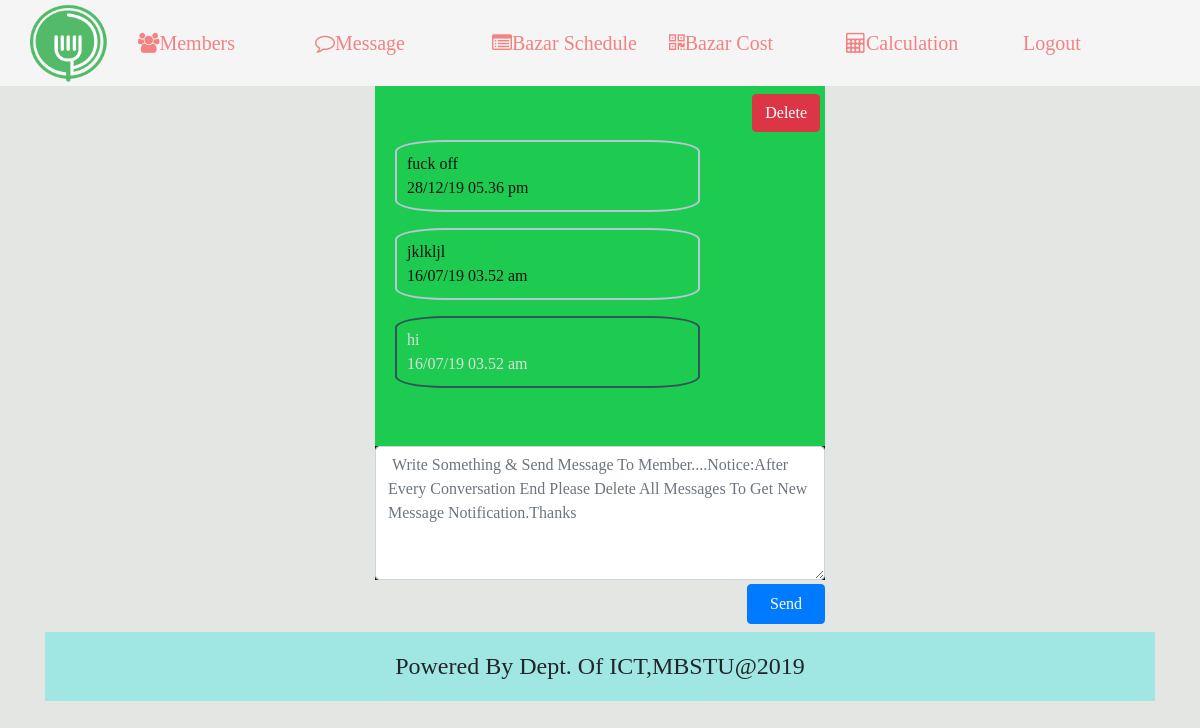
Page /replymess.php?reply=01952152883 (signed in) on the committed database.
### tables this page shows
CREATE TABLE `chat` (
  `id` int(11) NOT NULL,
  `email` varchar(200) NOT NULL,
  `phone` varchar(200) DEFAULT NULL,
  `text1` text NOT NULL,
  `identiy` varchar(200) NOT NULL,
  `time1` timestamp NOT NULL DEFAULT current_timestamp() ON UPDATE current_timestamp()
);

### database/Connection.php (called while the page is built, shortened)
<?php
Class Database{
	public $host   = DB_HOST;
	public $user   = DB_USER;
	public $pass   = DB_PASS;
	public $dbname = DB_NAME;
	public $link;
	private function connectDB(){
	$this->link = new mysqli($this->host, $this->user, $this->pass, $this->dbname);
 }
	public function select($query){
		$result = $this->link->query($query) or die($this->link->error.__LINE__);
		if($result){
			return $result;
		} else {
			return false;
		}
	}
}

### database/Session.php (called while the page is built, shortened)
<?php
    class Session{
     public static function get($key){
      if (isset($_SESSION[$key])) {
       return $_SESSION[$key];
      } else {
       return false;
      }
     }
    }

### replymess.php (the view, shortened to what this page needs)
<?php
     include_once 'database/Session.php';
    ?>
    <?php include_once 'database/Connection.php';
        $ob=new Database();
    ?>
<!DOCTYPE html>
<html lang="en">
<head>
   <link rel="stylesheet" href="css/bootstrap.min.css">
   <link rel="stylesheet" href="css/stylem.css">
    <link href="//maxcdn.bootstrapcdn.com/font-awesome/4.7.0/css/font-awesome.min.css" rel="stylesheet">
  <link rel="stylesheet" type="text/css" href="css/animate.css">
</head>
<body>
<nav class="navbar navbar-expand-md  navbar-dark mx-auto sticky-top " style="background: #F5F5F5;clear: both;" >
  <a class="navbar-brand" href="home.php"><img src="img/logo1.png"></a>
  <div class="collapse navbar-collapse " id="navbarNavDropdown">
    <ul class="navbar-nav ml-auto ">
       <?php
        $email=Session::get("email");
        $query="SELECT* FROM addmember WHERE email='$email' ";
         $result=$ob->select($query);
         $row=mysqli_num_rows($result);
         if($row>0){
      ?>
      <li class="nav-item ">
        <a class="nav-link" href="members.php"><i class="fa fa-users"></i>Members<span class="sr-only">(current)</span></a>
      </li>
      <li class="nav-item ">
        <a class="nav-link" href="remessage.php"><i class="fa fa-comment-o"></i>Message<span class="sr-only">(current)</span></a>
      </li>
      <?php };?>
      <li class="nav-item ">
        <a class="nav-link" href="bazarshedule.php"><i class="fa fa-list-alt"></i>Bazar Schedule <span class="sr-only">(current)</span></a>
      </li>
        <li class="nav-item ">
        <a class="nav-link" href="bazarcost.php"><i class="fa fa-qrcode"></i>Bazar Cost <span class="sr-only">(current)</span></a>
      </li>
       <li class="nav-item ">
        <a class="nav-link" href="transition1.php"><i class="fa fa-calculator"></i>Calculation<span class="sr-only">(current)</span></a>
      </li>
       <li class="nav-item ">
        <a class="nav-link" href="?action=logout">Logout <span class="sr-only">(current)</span></a>
      </li>
    </ul>
  </div>
</nav>
<div class="container">
  <div style="max-width:450px;margin:0 auto;display:block;height:360px;overflow-y:scroll;background:#1ecb51;color: #ddd;">
    <h5 style="text-align:right;"><a href="" class="btn btn-danger" style="margin-right:5px">Delete</a></h5>
      <?php
        if(isset($_GET['reply'])){
          $phone=$_GET['reply'];
        }
          $email=Session::get("email");
          $query="SELECT*FROM chat WHERE email='$email' AND phone='$phone' ORDER BY id DESC";
          $result=$ob->select($query);
          $count=mysqli_num_rows($result);
          if($count>0){
              while($row=$result->fetch_assoc()){
       ?>
       <?php
          if($row['identiy']=='Manager'){
        ?>
       <p style="color: #101111;border: 2px solid #b9c6d4;max-width: 305px;margin-left: 20px;padding: 10px;border-radius: 16%;"><?php echo$row['text1'];?><br><?php $date = $row['time1'];
               echo date('d/m/y  h.i a', strtotime($date));?></p>
       <?php }else{?>
       <p style="color: #ddd;border: 2px solid #305757;max-width: 305px;margin-left: 20px;padding: 10px;border-radius: 16%;"><?php echo$row['text1'];?><br><?php $date = $row['time1'];
               echo date('d/m/y  h.i a', strtotime($date));?></p>
       <?php }?>
       <?php }}else{?>
        <p>Send Message To Mess Member</p>
        <?php } ?>
  </div>
<div style="max-width:450px;margin:0 auto;display:block;background: #0c0c0c;color: #ddd;">
 <form class="" method="post" enctype="multipart/form-data">
  <textarea class="form-control" required="" rows="5" id="comment" name="text1" placeholder=" Write Something & Send Message To Member....Notice:After Every Conversation End Please Delete All Messages To Get New Message Notification.Thanks "></textarea>
      <input type="submit" class="btn btn-primary " style="float: right;margin-top: 4px;padding: 7px 22px" name="submit" value="Send">
</form>
</div>
</div>
<div class="container" style="margin-top:52px;">
  <h4 style="text-align: center;padding: 20px 10px;background: #a0e7e4">Powered By Dept. Of ICT,MBSTU@2019</h4>
</div>
</body>
</html>

### css/stylem.css (style rules this page uses)
.navbar-brand { display: inline-block; padding-top: .3125rem; padding-bottom: .3125rem; margin-right: 1rem; font-size: 40px; line-height: inherit; white-space: nowrap; }
body { background:#E3E6E3; font-family:'Acme'; }
.navbar-dark .navbar-nav .nav-link { color: rgba(255, 255, 255, 0.5); font-size: 20px; padding: 10px 16px; }

### replymess.php (style rules this page uses)
body { font-family:'Acme'; font-family: "Times New Roman", Times, serif; }
.navbar-dark .navbar-nav .nav-item { width:177px; }
.navbar-dark .navbar-brand { color:red; width: 70px; height: 70px; border-radius: 50px; }
img { vertical-align: middle; border-style: none; width: 99px; height: 82px; border-radius: 50px; margin: 0 auto; display: block; margin-top: -9px; }
.navbar-dark .navbar-nav .nav-link { color: rgba(242, 18, 18, 0.5); font-size: 20px; padding: 10px 16px; }

### rows in the picture
chat: text1 "fuck off", time1 "28/12/19 05.36 pm"
chat: text1 "jklkljl", time1 "16/07/19 03.52 am"
chat: text1 "hi", time1 "16/07/19 03.52 am"
